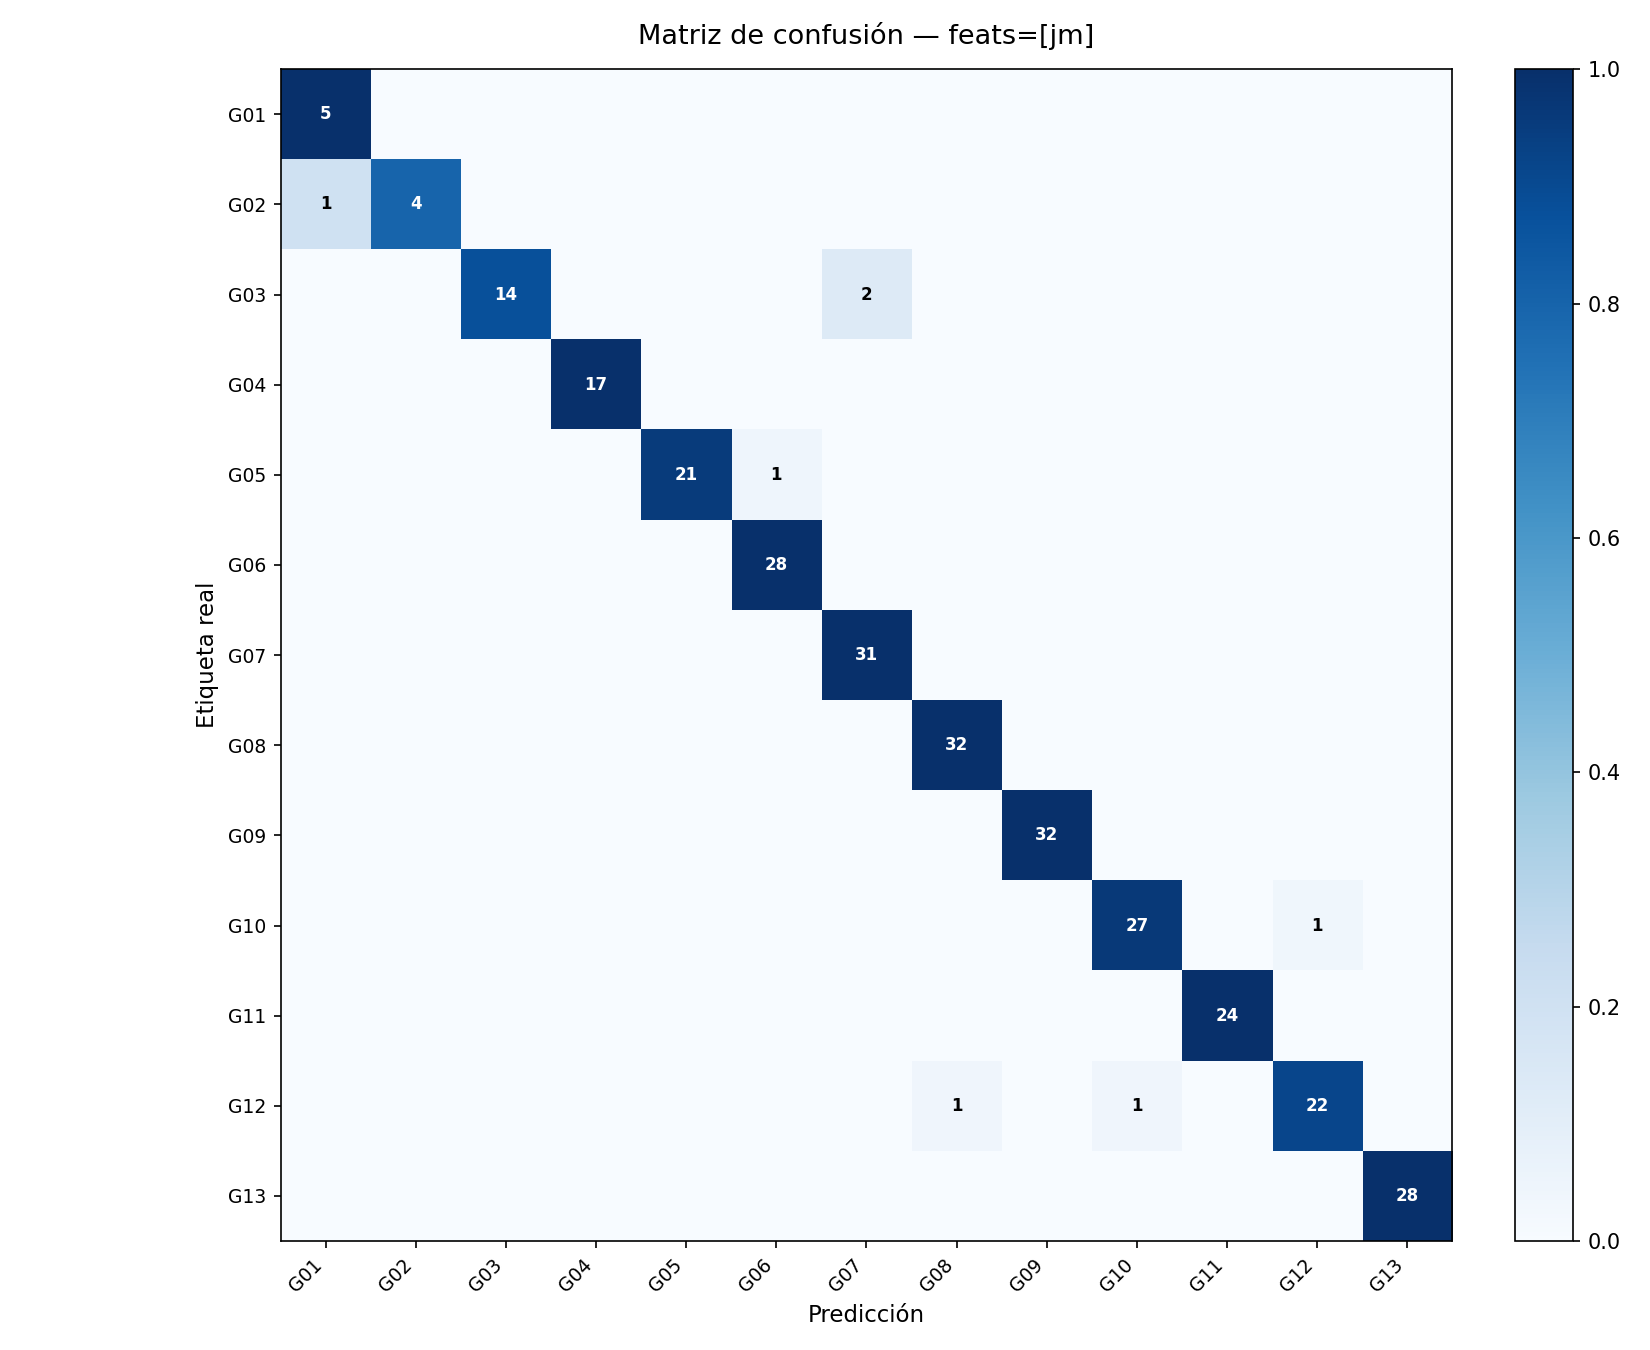

Recreate this plot in Python.
import pickle
import numpy as np
import matplotlib.pyplot as plt
import matplotlib.ticker as ticker

GESTURE_NAMES = [
    'G01 - Beginning position',
    'G02 - Tree posture',
    'G03 - Open and close lotus flower',
    'G04 - Bring sky and earth together',
    'G05 - Canalize energy',
    'G06 - Drive the monkey away',
    'G07 - Move hands like clouds',
    'G08 - Part the wild horse mane',
    'G09 - Golden rooster',
    'G10 - Fair lady works shuttles',
    'G11 - Kick with heel',
    'G12 - Brush knee and twist step',
    'G13 - Grasp the bird tail'
]

# Nombres cortos para los ejes de la matriz
GESTURE_SHORT = [
    'G01', 'G02', 'G03', 'G04', 'G05', 'G06', 'G07',
    'G08', 'G09', 'G10', 'G11', 'G12', 'G13'
]

with open('../otrosArchivos/resultados_jm.pkl', 'rb') as f:
    resultados = pickle.load(f)

# Construir matriz de confusión
confusion = np.zeros((13, 13), dtype=int)
for item in resultados:
    gt = item['gt_label'].item()
    pred = item['pred_label'].item()
    confusion[gt][pred] += 1

# Normalizar por fila para obtener porcentajes
confusion_norm = confusion.astype(float)
for i in range(13):
    total = confusion[i].sum()
    if total > 0:
        confusion_norm[i] = confusion[i] / total

# Figura
fig, ax = plt.subplots(figsize=(11, 9))

im = ax.imshow(confusion_norm, interpolation='nearest', cmap='Blues', vmin=0, vmax=1)
plt.colorbar(im, ax=ax, fraction=0.046, pad=0.04)

ax.set_xticks(np.arange(13))
ax.set_yticks(np.arange(13))
ax.set_xticklabels(GESTURE_SHORT, rotation=45, ha='right', fontsize=9)
ax.set_yticklabels(GESTURE_SHORT, fontsize=9)

ax.set_xlabel('Predicción', fontsize=11)
ax.set_ylabel('Etiqueta real', fontsize=11)
ax.set_title('Matriz de confusión — feats=[jm]', fontsize=13, pad=12)

# Escribir valores en cada celda
for i in range(13):
    for j in range(13):
        count = confusion[i][j]
        if count > 0:
            color = 'white' if confusion_norm[i][j] > 0.5 else 'black'
            ax.text(j, i, str(count), ha='center', va='center',
                    fontsize=8, color=color, fontweight='bold')

plt.tight_layout()
plt.savefig('matriz_confusion_jm.png', dpi=150)
print('Guardado en matriz_confusion_jm.png')

# Imprimir resumen por clase
print(f"\n{'Gesto':<40} {'Correctas':>10} {'Total':>8} {'Precision':>10}")
print("-" * 72)
for i in range(13):
    total = confusion[i].sum()
    correctas = confusion[i][i]
    prec = correctas / total if total > 0 else 0
    print(f"{GESTURE_NAMES[i]:<40} {correctas:>10} {total:>8} {prec:>10.1%}")

print("\nConfusiones:")
for i in range(13):
    for j in range(13):
        if i != j and confusion[i][j] > 0:
            print(f"  {GESTURE_NAMES[i]} → {GESTURE_NAMES[j]}: {confusion[i][j]} veces")
